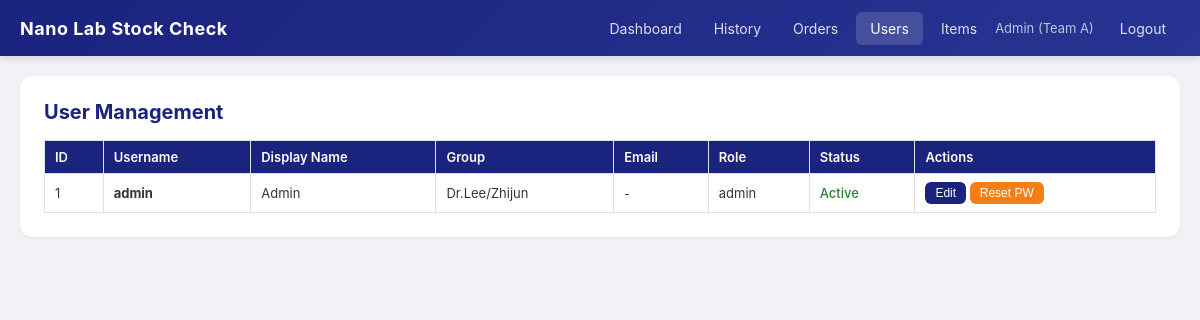
Page /admin (signed in) on the earlier database version.
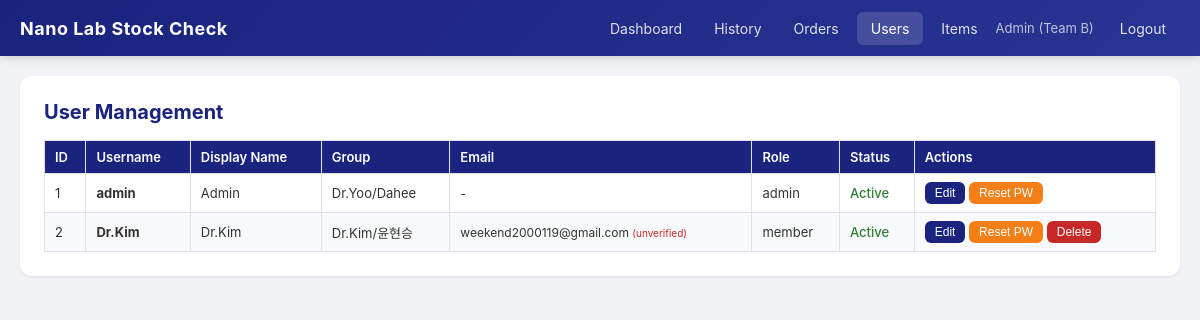
Same page on the later database version.
### tables this page shows
CREATE TABLE users (
            id INTEGER PRIMARY KEY AUTOINCREMENT,
            username TEXT UNIQUE NOT NULL,
            password_hash TEXT NOT NULL,
            display_name TEXT NOT NULL DEFAULT '',
            group_name TEXT NOT NULL DEFAULT '',
            role TEXT NOT NULL DEFAULT 'member',
            approved INTEGER NOT NULL DEFAULT 0,
            created_at TIMESTAMP DEFAULT CURRENT_TIMESTAMP
        , email TEXT NOT NULL DEFAULT '', email_verified INTEGER NOT NULL DEFAULT 0);

### app.py (the view)
@app.route('/admin')
@admin_required
def admin_panel():
    db = get_db()
    users = db.execute('SELECT * FROM users ORDER BY id').fetchall()
    pending_count = db.execute('SELECT COUNT(*) FROM users WHERE approved = 0').fetchone()[0]
    return render_template('admin.html', users=users, pending_count=pending_count)

### app.py (called while the page is built)
def get_teams_display():
    return [{'key': t['key'], 'name': t['name']} for t in _teams_config['teams']]

def get_team_key_for_group(group_name):
    for t in _teams_config['teams']:
        if t['name'] == group_name:
            return t['key']
    return '?'

def get_db():
    if 'db' not in g:
        g.db = sqlite3.connect(DB_PATH)
        g.db.row_factory = sqlite3.Row
        g.db.execute('PRAGMA journal_mode=WAL')
        g.db.execute('PRAGMA foreign_keys=ON')
    return g.db

def admin_required(f):
    @wraps(f)
    def decorated(*args, **kwargs):
        if 'user_id' not in session:
            flash('Please log in first.', 'warning')
            return redirect(url_for('login'))
        if session.get('role') != 'admin':
            flash('Admin access required.', 'danger')
            return redirect(url_for('dashboard'))
        return f(*args, **kwargs)
    return decorated

### templates/admin.html (shortened to what this page needs)
{% extends "base.html" %}
{% block content %}
<div class="card">
    <h2>User Management
    </h2>
    <div style="overflow-x: auto;">
        <table>
            <thead>
                <tr>
                    <th>ID</th>
                    <th>Username</th>
                    <th>Display Name</th>
                    <th>Group</th>
                    <th>Email</th>
                    <th>Role</th>
                    <th>Status</th>
                    <th>Actions</th>
                </tr>
            </thead>
            <tbody>
                {% for user in users %}
                <tr {% if not user.approved %}style="background: #fff3cd;"{% endif %}>
                    <td>{{ user.id }}</td>
                    <td><strong>{{ user.username }}</strong></td>
                    <td>{{ user.display_name }}</td>
                    <td>{{ user.group_name }}</td>
                    <td style="font-size: 12px;">
                        {{ user.email if user.email else '-' }}
                        {% if user.email %}
                            {% if user.email_verified %}
                                <span style="color: #2e7d32; font-size: 10px;">(verified)</span>
                            {% else %}
                                <span style="color: #c62828; font-size: 10px;">(unverified)</span>
                            {% endif %}
                        {% endif %}
                    </td>
                    <td>{{ user.role }}</td>
                    <td>
                        {% if user.approved %}
                            <span style="color: #2e7d32; font-weight: 500;">Active</span>
                        {% else %}
                            <span style="color: #c62828; font-weight: 500;">Pending</span>
                        {% endif %}
                    </td>
                    <td style="white-space: nowrap;">
                        <button class="btn btn-primary btn-sm" onclick="openEditModal({{ user.id }}, '{{ user.display_name }}', '{{ user.group_name }}', '{{ user.role }}')">Edit</button>
                        <button class="btn btn-warning btn-sm" onclick="openResetModal({{ user.id }}, '{{ user.username }}')">Reset PW</button>
                        {% if user.id != session.user_id %}
                        <form method="POST" action="{{ url_for('delete_user', user_id=user.id) }}" style="display: inline;"
                              onsubmit="return confirm('Delete user {{ user.username }}?')">
                            <button type="submit" class="btn btn-danger btn-sm">Delete</button>
                        </form>
                        {% endif %}
                    </td>
                </tr>
                {% endfor %}
            </tbody>
        </table>
    </div>
</div>
{% endblock %}

Differences in the rows shown:
changed users "admin": group_name "Dr.Lee/Zhijun" → "Dr.Yoo/Dahee"
added users: id "2", username "Dr.Kim", display_name "Dr.Kim", group_name "Dr.Kim/윤현승", email "weekend2000119@gmail.com", email_verified "(unverified)", role "member", approved "Active"
Other differences:
{{ get_team_key(current_group) }}: "A" → "B"
